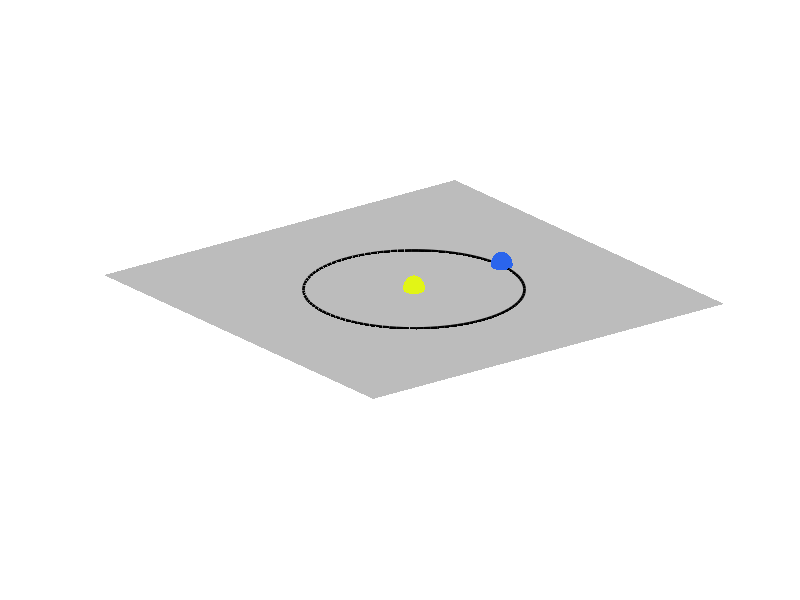

MATLAB code to generate this figure: (Note: this script raises an error after producing the figure.)

% Geocentric Solar Ecliptic coordinate system

% set size of figure
figure('Renderer','painters','Position',[10 10 1000 700])

addpath '/home/mark.miesch/opt/matlab_exchange'

% draw ecliptic
[x y] = meshgrid(-2:0.1:2)
z = zeros(size(x,1))
surf(x,y,z,'FaceAlpha',0.5,'EdgeColor','none','FaceColor','#797979')
xlim([-2,2])
ylim([-2,2])
zlim([-1,1])
axis off

% draw sun
hold on
[x,y,z] = ellipsoid(0,0,0,0.1,0.1,0.1,100)
surf(x,y,z,'FaceColor','#E2F516','EdgeColor','none')

% draw earth
hold on
[x,y,z] = ellipsoid(1,0,0,0.1,0.1,0.1,100)
surf(x,y,z,'FaceColor','#2B65EC','EdgeColor','none')

% Draw Earth's orbit
hold on
t = 0:pi/50:2*pi
x = sin(t)
y = cos(t)
z = zeros(size(x))
plot3(x,y,z,'Color','black','LineWidth',2)

% draw axes
L = 0.8
p0 = [1,0,0];
px = [1-L,0,0];
py = [1,-L,0];
pz = [1,0,L];
mArrow3(p0,px)
mArrow3(p0,py)
mArrow3(p0,pz)

% set view angle
view(30,30)